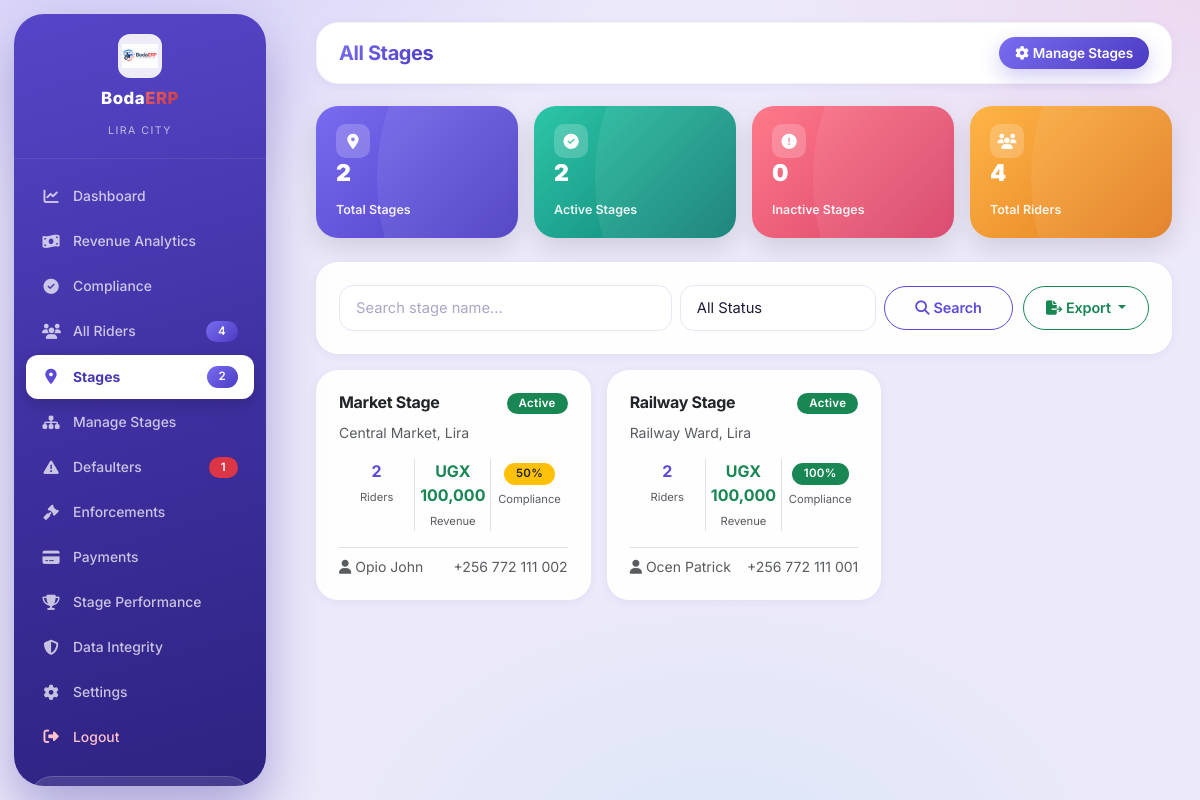
Screenshot of /pages/citycouncil/all-stages.php (signed in) with the database file from the repository.
### tables this page shows
CREATE TABLE stages (
  id          INT AUTO_INCREMENT PRIMARY KEY,
  city_id     CHAR(3) NOT NULL,
  code        VARCHAR(20) NOT NULL UNIQUE,           
  name        VARCHAR(120) NOT NULL,
  location    VARCHAR(150),
  route       VARCHAR(150),
  chairperson_name  VARCHAR(150),    
  chairperson_phone VARCHAR(30),
  status      ENUM('active','inactive') NOT NULL DEFAULT 'active',
  created_at  DATETIME NOT NULL DEFAULT CURRENT_TIMESTAMP,
  updated_at  DATETIME NOT NULL DEFAULT CURRENT_TIMESTAMP ON UPDATE CURRENT_TIMESTAMP,
  FOREIGN KEY (city_id) REFERENCES cities(id) ON DELETE RESTRICT,
  INDEX idx_stage_city (city_id)
);

### includes/db_helpers.php (called while the page is built, shortened)
<?php
require_once __DIR__ . '/../config/database.php';
function _dbPrepare(string $sql, array $params = []): mysqli_stmt {
    $values = $params;
    if ($params !== [] && array_keys($params) !== range(0, count($params) - 1)) {
        $values = [];
        $sql = preg_replace_callback('/:([a-zA-Z_][a-zA-Z0-9_]*)/', function ($m) use ($params, &$values) {
            $values[] = $params[$m[1]] ?? null;
            return '?';
        }, $sql);
    }
    $stmt = db()->prepare($sql);
    if ($values !== []) {
        $types = '';
        foreach ($values as $v) {
            if (is_int($v))       $types .= 'i';
            elseif (is_float($v)) $types .= 'd';
            elseif (is_bool($v))  { $types .= 'i'; }
            else                   $types .= 's';
        }
        $bound = [];
        foreach ($values as $k => $v) {
            $bound[$k] = is_bool($v) ? (int) $v : $v;
        }
        $stmt->bind_param($types, ...$bound);
    }
    return $stmt;
}
function fetchAll(string $sql, array $params = []): array {
    $stmt = _dbPrepare($sql, $params);
    $stmt->execute();
    $result = $stmt->get_result();
    $rows = $result->fetch_all(MYSQLI_ASSOC);
    return $rows;
}
function fetchValue(string $sql, array $params = []) {
    $stmt = _dbPrepare($sql, $params);
    $stmt->execute();
    $row = $stmt->get_result()->fetch_row();
    return $row === null ? null : $row[0];
}

### config/database.php (called while the page is built, shortened)
<?php
function db(): mysqli {
    static $link = null;
    if ($link === null) {
        try {
            $link = mysqli_connect(DB_HOST, DB_USER, DB_PASS, DB_NAME, (int) DB_PORT);
            $link->set_charset(DB_CHARSET);
        } catch (mysqli_sql_exception $e) {
            error_log('BodaERP DB Connection Error: ' . $e->getMessage());
            die('Database connection failed. Please try again later or contact support.');
        }
    }
    return $link;
}

### includes/functions.php (called while the page is built, shortened)
<?php
require_once __DIR__ . '/db_helpers.php';
function formatCurrency($amount, string $currency = 'UGX'): string {
    return $currency . ' ' . number_format((float) $amount);
}
function h(?string $s): string {
    return htmlspecialchars($s ?? '', ENT_QUOTES, 'UTF-8');
}

### pages/citycouncil/all-stages.php (the view, shortened to what this page needs)
<?php
$cityId = $_SESSION['city_id'];
$search = trim($_GET['q'] ?? '');
$stageWhere = "WHERE s.city_id = :city"; $stageParams = ['city' => $cityId];
$stages = fetchAll("SELECT s.*, v.rider_count, v.active_count, v.compliance_pct,
    (SELECT COALESCE(SUM(p.amount),0) FROM payments p WHERE p.rider_id IN (SELECT id FROM riders WHERE stage_id = s.id) AND p.status='Confirmed') AS revenue
    FROM stages s LEFT JOIN v_stage_stats v ON v.stage_id = s.id
    $stageWhere ORDER BY s.name", $stageParams);
$totalStages = count($stages);
$activeStages = count(array_filter($stages, fn($s) => $s['status'] === 'active'));
$totalRiders = (int) fetchValue("SELECT COUNT(*) FROM riders WHERE city_id = ? AND deleted_at IS NULL", [$cityId]);
?>
<!DOCTYPE html>
<html lang="en">
<head>
    <?php $pageTitle = 'All Stages - BodaERP'; require __DIR__ . '/../../includes/partials/head-assets.php'; ?>
</head>
<body>
<?php require __DIR__ . '/../../includes/partials/sidebar-citycouncil.php'; ?>
<div class="main-content" id="mainContent">
    <header class="top-header">
        <div class="d-flex justify-content-between align-items-center">
            <div class="d-flex align-items-center gap-3">
                <h5 class="mb-0 fw-bold"><span class="text-gradient-blue">All Stages</span></h5>
            </div>
            <a href="<?= BASE_URL ?>/pages/citycouncil/stage-management.php" class="btn btn-primary btn-sm"><i class="fas fa-cog me-1"></i>Manage Stages</a>
        </div>
    </header>
    <div class="content-area">
        <div class="row g-3 mb-4">
            <div class="col-md-3 col-6"><div class="stat-hero-card grad-blue"><div class="stat-hero-icon"><i class="fas fa-map-marker-alt"></i></div><div><div class="stat-hero-value"><?= $totalStages ?></div><div class="stat-hero-label">Total Stages</div></div></div></div>
            <div class="col-md-3 col-6"><div class="stat-hero-card grad-green"><div class="stat-hero-icon"><i class="fas fa-check-circle"></i></div><div><div class="stat-hero-value"><?= $activeStages ?></div><div class="stat-hero-label">Active Stages</div></div></div></div>
            <div class="col-md-3 col-6"><div class="stat-hero-card grad-red"><div class="stat-hero-icon"><i class="fas fa-exclamation-circle"></i></div><div><div class="stat-hero-value"><?= $totalStages - $activeStages ?></div><div class="stat-hero-label">Inactive Stages</div></div></div></div>
            <div class="col-md-3 col-6"><div class="stat-hero-card grad-gold"><div class="stat-hero-icon"><i class="fas fa-users"></i></div><div><div class="stat-hero-value"><?= number_format($totalRiders) ?></div><div class="stat-hero-label">Total Riders</div></div></div></div>
        </div>
        <div class="card mb-3 no-print">
            <div class="card-body">
                <form class="row g-2 align-items-center">
                    <div class="col-md-5"><input type="text" class="form-control" name="q" value="<?= h($search) ?>" placeholder="Search stage name..."></div>
                    <div class="col-md-3">
                        <select class="form-select" name="status" onchange="this.form.submit()">
                            <option value="">All Status</option>
                        </select>
                    </div>
                    <div class="col-md-2"><button type="submit" class="btn btn-outline-primary w-100"><i class="fas fa-search me-1"></i>Search</button></div>
                    <div class="col-md-2 text-md-end">
                        <?php $exportTableId='stagesExportTable'; $exportFilename='all_stages'; $exportTitle='All Stages'; require __DIR__ . '/../../includes/partials/export-toolbar.php'; ?>
                    </div>
                </form>
            </div>
        </div>
        <div class="row g-3">
        <?php foreach ($stages as $s):
            $compliance = (float) ($s['compliance_pct'] ?? 0);
            $cBadge = $compliance >= 80 ? 'bg-success' : ($compliance >= 70 ? 'bg-primary' : ($compliance >= 50 ? 'bg-warning text-dark' : 'bg-danger'));
        ?>
            <div class="col-md-6 col-xl-4">
                <div class="card h-100">
                    <div class="card-body">
                        <div class="d-flex justify-content-between align-items-start mb-2">
                            <h6 class="fw-bold mb-0"><?= h($s['name']) ?></h6>
                            <span class="badge bg-<?= $s['status']==='active'?'success':'secondary' ?>"><?= ucfirst($s['status']) ?></span>
                        </div>
                        <small class="text-muted d-block mb-3"><?= h($s['location'] ?: 'No location set') ?></small>
                        <div class="row g-0 text-center mb-3">
                            <div class="col-4 border-end"><div class="fw-bold text-primary"><?= (int) $s['rider_count'] ?></div><small class="text-muted" style="font-size:0.7rem;">Riders</small></div>
                            <div class="col-4 border-end"><div class="fw-bold text-success"><?= h(formatCurrency($s['revenue'])) ?></div><small class="text-muted" style="font-size:0.7rem;">Revenue</small></div>
                            <div class="col-4"><div class="fw-bold"><span class="badge <?= $cBadge ?>"><?= $compliance ?>%</span></div><small class="text-muted" style="font-size:0.7rem;">Compliance</small></div>
                        </div>
                        <div class="d-flex justify-content-between align-items-center pt-2 border-top">
                            <small class="text-muted"><i class="fas fa-user me-1"></i><?= h($s['chairperson_name'] ?: 'No chairperson') ?></small>
                            <small class="text-muted"><?= h($s['chairperson_phone'] ?: '') ?></small>
                        </div>
                    </div>
                </div>
            </div>
        <?php endforeach; ?>
        </div>
    </div>
</div>
</body>
</html>

### assets/css/style.css (style rules this page uses)
:root { --primary-blue: #5b4bd5; --primary-blue-dark: #4538b0; --primary-blue-light: #efecfe; --primary-blue-gradient: linear-gradient(135deg, #7a6cf0 0%, #4a3bc2 100%); --secondary-red: #e5484d; --secondary-red-dark: #b02a37; --secondary-red-light: #fdecec; --secondary-red-gradient: linear-gradient(135deg, #f2646a 0%, #c23440 100%); --dark-black: #1f1b3a; --dark-black-light: #2d2760; --dark-black-lighter: #4538b0; --dark-black-gradient: linear-gradient(165deg, #5646c8 0%, #3d2f9e 55%, #2d2380 100%); --accent-purple: #e0529c; --accent-purple-dark: #a02a6b; --accent-purple-light: #fce9f3; --accent-purple-gradient: linear-gradient(135deg, #ee79b6 0%, #c23d86 100%); --pure-white: #ffffff; --off-white: #f6f4fe; --canvas: #ece9fa; --light-gray: #e9e6f6; --medium-gray: #cfcbe6; --text-muted: #7b7799; --text-dark: #1f1b3a; --shadow-sm: 0 2px 10px rgba(70, 50, 150, 0.06); --shadow-md: 0 10px 30px rgba(70, 50, 150, 0.10); --shadow-lg: 0 18px 44px rgba(70, 50, 150, 0.16); --shadow-xl: 0 28px 64px rgba(70, 50, 150, 0.22); --shadow-red: 0 10px 26px rgba(229, 72, 77, 0.22); --radius-sm: 12px; --radius-md: 16px; --radius-lg: 22px; --radius-xl: 28px; --radius-full: 9999px; --transition-fast: 0.15s ease; --transition-normal: 0.25s cubic-bezier(0.4, 0, 0.2, 1); --transition-slow: 0.4s cubic-bezier(0.4, 0, 0.2, 1); --bs-primary: #5b4bd5; --bs-primary-rgb: 91, 75, 213; --bs-link-color: #5b4bd5; --bs-link-hover-color: #4538b0; }
* { margin: 0; padding: 0; box-sizing: border-box; }
body { font-family: 'Inter', -apple-system, BlinkMacSystemFont, sans-serif; background: var(--canvas); color: var(--text-dark); overflow-x: hidden; -webkit-font-smoothing: antialiased; }
h1, h2, h3, h4, h5, h6 { font-weight: 700; letter-spacing: -0.02em; }
.text-gradient-blue { background: var(--primary-blue-gradient); -webkit-background-clip: text; -webkit-text-fill-color: transparent; background-clip: text; }
.btn { font-weight: 600; font-size: 0.9rem; border-radius: var(--radius-full); padding: 10px 22px; transition: transform var(--transition-fast), box-shadow var(--transition-fast), background var(--transition-fast), border-color var(--transition-fast); letter-spacing: -0.01em; }
.btn-sm { border-radius: var(--radius-full); }
.btn-primary { background: var(--primary-blue-gradient); border: none; color: var(--pure-white); box-shadow: 0 2px 8px rgba(18, 48, 107, 0.18); }
.btn-outline-primary { border: 1.5px solid var(--primary-blue); color: var(--primary-blue); background: transparent; }
.btn-sm { padding: 6px 16px; font-size: 0.85rem; }
.card { border: 1px solid rgba(28, 32, 51, 0.05); border-radius: var(--radius-lg); background: var(--pure-white); box-shadow: var(--shadow-sm); transition: box-shadow var(--transition-normal), transform var(--transition-normal); overflow: hidden; }
.card-body { padding: 22px; }
.form-control, .form-select { border: 1.5px solid var(--light-gray); border-radius: var(--radius-sm); padding: 11px 16px; font-size: 0.92rem; font-family: 'Inter', sans-serif; transition: all var(--transition-fast); background: var(--pure-white); color: var(--text-dark); }
.badge { font-weight: 600; padding: 5px 12px; border-radius: var(--radius-full); font-size: 0.72rem; letter-spacing: 0.2px; }
body { background: radial-gradient(900px 500px at 8% -10%, rgba(122,108,240,0.22), transparent 60%), radial-gradient(800px 480px at 100% 0%, rgba(238,121,182,0.14), transparent 55%), radial-gradient(700px 500px at 60% 110%, rgba(111,211,224,0.14), transparent 60%), var(--canvas); background-attachment: fixed; }
.text-primary { color: var(--primary-blue) !important; }
a { color: var(--primary-blue); }
.card, .top-header, .quick-action-card, .stat-card-modern, .chart-card { border: 1px solid rgba(255,255,255,0.7); background: rgba(255,255,255,0.92); backdrop-filter: blur(10px); -webkit-backdrop-filter: blur(10px); box-shadow: var(--shadow-sm); border-radius: var(--radius-lg); }
.badge { letter-spacing: 0.3px; }
.form-control, .form-select { border-radius: 14px; background: #fff; border-color: var(--light-gray); }
.form-control::placeholder { color: #aaa6c6; }
.btn-primary { box-shadow: 0 8px 20px rgba(91,75,213,0.28); }

### rows the page displays
stages: name "Market Stage", status "Active", location "Central Market, Lira", rider_count "2", revenue "UGX 100,000", compliance "50", chairperson_name "Opio John", chairperson_phone "+256 772 111 002"
stages: name "Railway Stage", status "Active", location "Railway Ward, Lira", rider_count "2", revenue "UGX 100,000", compliance "100", chairperson_name "Ocen Patrick", chairperson_phone "+256 772 111 001"

### other values shown
$_SESSION['city_name'] "LIRA CITY"
$label "Dashboard"
$label "Revenue Analytics"
$label "Compliance"
$label "All Riders"
$badge[1] "4"
$label "Stages"
$badge[1] "2"
$label "Manage Stages"
$label "Defaulters"
$badge[1] "1"
$label "Enforcements"
$label "Payments"
$label "Stage Performance"
$label "Data Integrity"
